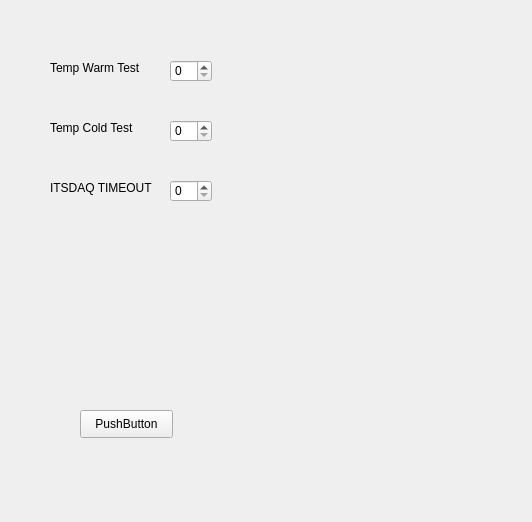
<?xml version="1.0" encoding="UTF-8"?>
<ui version="4.0">
 <class>Form</class>
 <widget class="QWidget" name="Form">
  <property name="geometry">
   <rect>
    <x>0</x>
    <y>0</y>
    <width>532</width>
    <height>522</height>
   </rect>
  </property>
  <property name="windowTitle">
   <string>Form</string>
  </property>
  <widget class="QLabel" name="label">
   <property name="geometry">
    <rect>
     <x>50</x>
     <y>60</y>
     <width>111</width>
     <height>16</height>
    </rect>
   </property>
   <property name="text">
    <string>Temp Warm Test</string>
   </property>
  </widget>
  <widget class="QLabel" name="label_2">
   <property name="geometry">
    <rect>
     <x>50</x>
     <y>120</y>
     <width>101</width>
     <height>16</height>
    </rect>
   </property>
   <property name="text">
    <string>Temp Cold Test</string>
   </property>
  </widget>
  <widget class="QLabel" name="label_3">
   <property name="geometry">
    <rect>
     <x>50</x>
     <y>180</y>
     <width>111</width>
     <height>16</height>
    </rect>
   </property>
   <property name="text">
    <string>ITSDAQ TIMEOUT</string>
   </property>
  </widget>
  <widget class="QSpinBox" name="spinBox">
   <property name="geometry">
    <rect>
     <x>170</x>
     <y>60</y>
     <width>42</width>
     <height>22</height>
    </rect>
   </property>
  </widget>
  <widget class="QSpinBox" name="spinBox_2">
   <property name="geometry">
    <rect>
     <x>170</x>
     <y>120</y>
     <width>42</width>
     <height>22</height>
    </rect>
   </property>
  </widget>
  <widget class="QSpinBox" name="spinBox_3">
   <property name="geometry">
    <rect>
     <x>170</x>
     <y>180</y>
     <width>42</width>
     <height>22</height>
    </rect>
   </property>
  </widget>
  <widget class="QPushButton" name="pushButton">
   <property name="geometry">
    <rect>
     <x>80</x>
     <y>410</y>
     <width>93</width>
     <height>28</height>
    </rect>
   </property>
   <property name="text">
    <string>PushButton</string>
   </property>
  </widget>
 </widget>
 <resources/>
 <connections/>
</ui>
